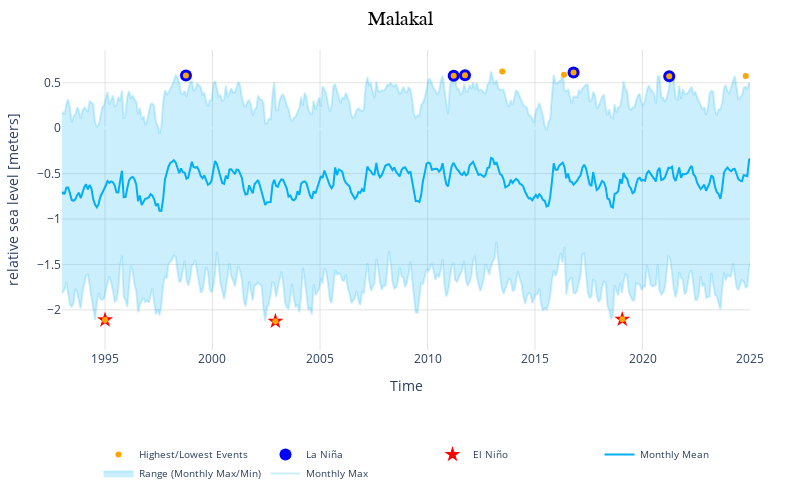

The code cell stored with this chart in its notebook:
### Markdown cell above
A note: the plotly plot will not render in the jupyter book build, because the original data to build it is stored elsewhere (not on github). If you are replicating this notebook, it should work fine for you. In the meantime, the pre-built html is available.

### Code cell
figly = make_plotlyFigure(rsl_monthly_mean, 
        rsl_monthly_max, rsl_monthly_min, 
        top_10_table, rsl,uhslc_id)

# change size of the plot
# figly.update_layout(autosize=True)
figly.update_layout(width=800, height=500,autosize=False)
# save the figure to the output folder
figname = 'SL_top_10_plot_' + station_name + '.html'

# remove commas from figname
figname = figname.replace(', ','_')


figly

### Figure 1 — Plotly figure (JSON) as saved in the notebook; plotly's stock layout.template omitted (floating-point values rounded to 4 significant figures; data arrays with more than 128 entries replaced by an {"elided": "..."} marker saying what was removed)
{"data": [{"line": {"color": "rgba(0,176,246,0.2)"}, "mode": "lines", "name": "Monthly Max", "type": "scatter", "x": {"elided": "677 str values"}, "y": {"elided": "671 float values"}}, {"fill": "tonexty", "fillcolor": "rgba(0,176,246,0.2)", "line": {"color": "rgba(0,176,246,0.2)"}, "mode": "lines", "name": "Range (Monthly Max/Min)", "type": "scatter", "x": {"elided": "677 str values"}, "y": {"elided": "671 float values"}}, {"line": {"color": "rgba(0,176,246,1)"}, "mode": "lines", "name": "Monthly Mean", "type": "scatter", "x": {"elided": "677 str values"}, "y": {"elided": "671 float values"}}, {"hoverinfo": "none", "marker": {"color": "red", "size": 12, "symbol": "star"}, "mode": "markers", "name": "El Niño", "type": "scatter", "x": ["1992-01-19T17:00:00.000000000", "1986-12-31T17:00:00.000000000", "1982-12-31T18:00:00.000000000", "2002-12-04T17:00:00.000000000", "1995-01-01T17:00:00.000000000", "1970-01-08T18:00:00.000000000", "2019-01-21T17:00:00.000000000", "1983-01-28T17:00:00.000000000", "1982-12-02T18:00:00.000000000", "1987-01-29T17:00:00.000000000"], "y": [-2.194, -2.183, -2.169, -2.125, -2.111, -2.106, -2.104, -2.103, -2.101, -2.1]}, {"hoverinfo": "none", "marker": {"color": "blue", "size": 12, "symbol": "circle"}, "mode": "markers", "name": "La Niña", "type": "scatter", "x": ["2016-10-16T10:00:00.000000000", "2011-09-29T11:00:00.000000000", "1998-10-07T11:00:00.000000000", "2011-03-21T23:00:00.000000000", "2021-03-29T23:00:00.000000000", "1989-01-10T12:00:00.000000000"], "y": [0.613, 0.582, 0.581, 0.576, 0.572, 0.564]}, {"hovertemplate": "%{x}, %{y:.2f} m<extra></extra>", "marker": {"color": "orange", "size": 6, "symbol": "circle"}, "mode": "markers", "name": "Highest/Lowest Events", "type": "scatter", "x": ["2013-06-23T22:00:00.000000000", "2016-10-16T10:00:00.000000000", "2016-05-07T22:00:00.000000000", "2011-09-29T11:00:00.000000000", "1998-10-07T11:00:00.000000000", "2011-03-21T23:00:00.000000000", "2024-10-19T11:00:00.000000000", "2021-03-29T23:00:00.000000000", "2025-09-23T11:00:00.000000000", "1989-01-10T12:00:00.000000000", "1992-01-19T17:00:00.000000000", "1986-12-31T17:00:00.000000000", "1982-12-31T18:00:00.000000000", "2002-12-04T17:00:00.000000000", "1995-01-01T17:00:00.000000000", "1970-01-08T18:00:00.000000000", "2019-01-21T17:00:00.000000000", "1983-01-28T17:00:00.000000000", "1982-12-02T18:00:00.000000000", "1987-01-29T17:00:00.000000000"], "y": [0.625, 0.613, 0.589, 0.582, 0.581, 0.576, 0.575, 0.572, 0.568, 0.564, -2.194, -2.183, -2.169, -2.125, -2.111, -2.106, -2.104, -2.103, -2.101, -2.1]}], "layout": {"autosize": false, "height": 500, "legend": {"font": {"size": 10}, "orientation": "h", "x": 0.5, "xanchor": "center", "y": -0.3, "yanchor": "top"}, "margin": {"b": 100, "l": 50, "r": 50, "t": 50}, "plot_bgcolor": "white", "showlegend": true, "title": {"font": {"color": "black", "family": "Arial", "size": 20}, "text": "Malakal", "x": 0.5}, "width": 800, "xaxis": {"gridcolor": "rgb(200,200,200)", "gridwidth": 0.5, "range": ["1993-01-01", "2024-12-31"], "showgrid": true, "title": {"text": "Time"}}, "yaxis": {"gridcolor": "rgb(200,200,200)", "gridwidth": 0.5, "showgrid": true, "title": {"text": "relative sea level [meters]"}}}}
